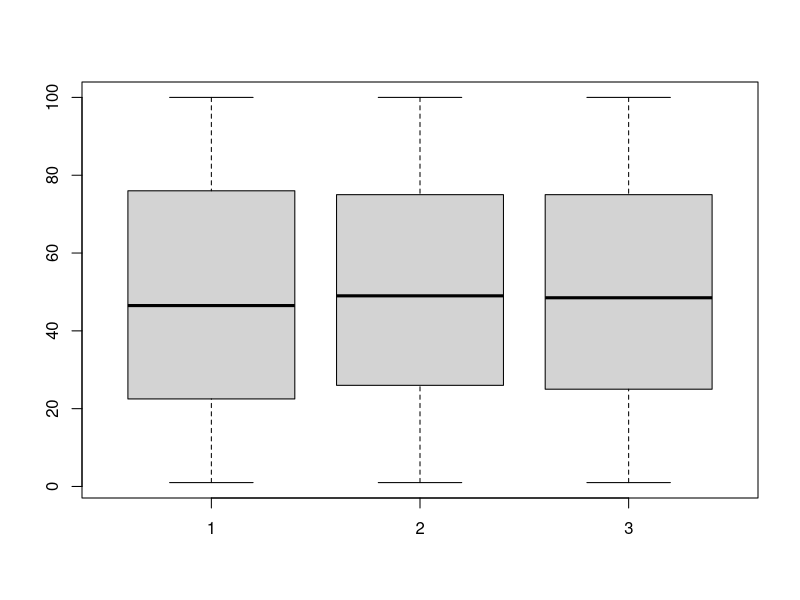
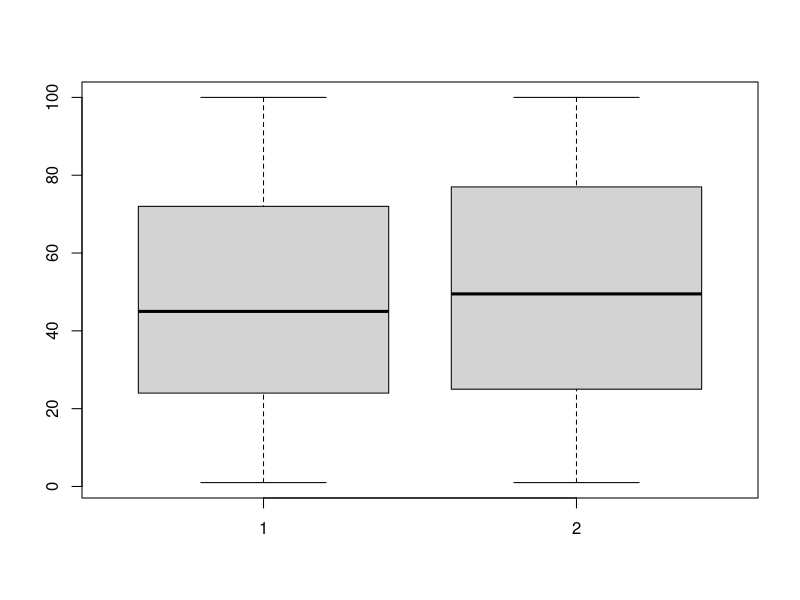

Recreate these plots in R, in order.
data = read.table("stres.txt",header = T)
data

# Grafički prikaz utjecaja glazbe na stres
boxplot(data$stres[data$glazba=="Drama"],data$stres[data$glazba=="Horror"],data$stres[data$glazba=="Disney"])
# Ne bismo zaključili da posstoji razlika u razini stresa koju uzrokuje pojedina vrsta glazbe

# MANOVA
mod = aov(data$stres ~ data$glazba + Error(data$ID))
summary(mod)

# Nema razlike u stresu za različite vrste glazbe


# Dodajemo spol
n1 = length(data$ID[data$ID<=20])
n1
n2 = length(data$ID) - n1
n2
spol = c(rep(0,n1),rep(1,n2))
data$spol = spol


# Dodajemo spol u model
mod2 = aov(data$stres ~ data$glazba + data$spol + Error(data$ID/data$spol))
summary(mod2)
# Test govori da ni spol ne utječe na razinu stresa

# Grafički prikaz
boxplot(data$stres[data$spol==0], data$stres[data$spol==1])
# I iz grafičkog prikaza bismo rekli da razlike nema
